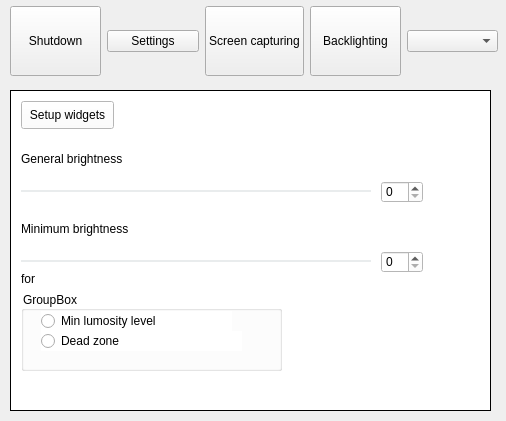
<?xml version="1.0" encoding="UTF-8"?>
<ui version="4.0">
 <class>SettingsWindowNew</class>
 <widget class="QMainWindow" name="SettingsWindowNew">
  <property name="geometry">
   <rect>
    <x>0</x>
    <y>0</y>
    <width>506</width>
    <height>421</height>
   </rect>
  </property>
  <property name="windowTitle">
   <string>MainWindow</string>
  </property>
  <property name="styleSheet">
   <string notr="true">QSlider::groove:horizontal {
	height:2px;
	background-color:gray
}

QSlider::handle:horizontal {
    height: 10px;
    background: #949494;
	width:8px;
    margin: -9px; 
}

QSlider::add-page {
    background: #e9eced;
}

QSlider::sub-page {
    background: #6baef7;
}</string>
  </property>
  <widget class="QWidget" name="centralwidget">
   <widget class="QWidget" name="horizontalLayoutWidget">
    <property name="geometry">
     <rect>
      <x>10</x>
      <y>0</y>
      <width>488</width>
      <height>82</height>
     </rect>
    </property>
    <layout class="QHBoxLayout" name="horizontalLayout">
     <item>
      <widget class="TogglableCustomButton" name="shutdownButton">
       <property name="sizePolicy">
        <sizepolicy hsizetype="Minimum" vsizetype="Maximum">
         <horstretch>0</horstretch>
         <verstretch>0</verstretch>
        </sizepolicy>
       </property>
       <property name="minimumSize">
        <size>
         <width>0</width>
         <height>70</height>
        </size>
       </property>
       <property name="text">
        <string>Shutdown</string>
       </property>
      </widget>
     </item>
     <item>
      <widget class="QPushButton" name="commonSettingsButton">
       <property name="text">
        <string>Settings</string>
       </property>
      </widget>
     </item>
     <item>
      <widget class="TogglableCustomButton" name="grabbing_settings_button">
       <property name="minimumSize">
        <size>
         <width>0</width>
         <height>70</height>
        </size>
       </property>
       <property name="text">
        <string>Screen capturing</string>
       </property>
      </widget>
     </item>
     <item>
      <widget class="TogglableCustomButton" name="backlightSettingsButton">
       <property name="minimumSize">
        <size>
         <width>0</width>
         <height>70</height>
        </size>
       </property>
       <property name="text">
        <string>Backlighting</string>
       </property>
      </widget>
     </item>
     <item>
      <widget class="QComboBox" name="profile_combobox"/>
     </item>
    </layout>
   </widget>
   <widget class="QStackedWidget" name="settingsWidget">
    <property name="geometry">
     <rect>
      <x>10</x>
      <y>90</y>
      <width>481</width>
      <height>321</height>
     </rect>
    </property>
    <property name="sizePolicy">
     <sizepolicy hsizetype="Preferred" vsizetype="Preferred">
      <horstretch>0</horstretch>
      <verstretch>0</verstretch>
     </sizepolicy>
    </property>
    <property name="styleSheet">
     <string notr="true">background-color:white;</string>
    </property>
    <property name="frameShape">
     <enum>QFrame::Box</enum>
    </property>
    <property name="lineWidth">
     <number>1</number>
    </property>
    <property name="currentIndex">
     <number>0</number>
    </property>
    <widget class="QWidget" name="common_settings">
     <widget class="QPushButton" name="pushButton_6">
      <property name="geometry">
       <rect>
        <x>10</x>
        <y>10</y>
        <width>93</width>
        <height>28</height>
       </rect>
      </property>
      <property name="text">
       <string>Setup widgets</string>
      </property>
     </widget>
     <widget class="QLabel" name="label">
      <property name="geometry">
       <rect>
        <x>10</x>
        <y>60</y>
        <width>121</width>
        <height>16</height>
       </rect>
      </property>
      <property name="text">
       <string>General brightness</string>
      </property>
     </widget>
     <widget class="QLabel" name="label_8">
      <property name="geometry">
       <rect>
        <x>10</x>
        <y>130</y>
        <width>121</width>
        <height>16</height>
       </rect>
      </property>
      <property name="text">
       <string>Minimum brightness</string>
      </property>
     </widget>
     <widget class="QSlider" name="general_brightness_slider">
      <property name="geometry">
       <rect>
        <x>10</x>
        <y>80</y>
        <width>350</width>
        <height>40</height>
       </rect>
      </property>
      <property name="orientation">
       <enum>Qt::Horizontal</enum>
      </property>
     </widget>
     <widget class="QSlider" name="minimum_brightness_slider">
      <property name="geometry">
       <rect>
        <x>10</x>
        <y>150</y>
        <width>350</width>
        <height>40</height>
       </rect>
      </property>
      <property name="orientation">
       <enum>Qt::Horizontal</enum>
      </property>
     </widget>
     <widget class="QSpinBox" name="general_brightness_spinbox">
      <property name="geometry">
       <rect>
        <x>370</x>
        <y>90</y>
        <width>42</width>
        <height>22</height>
       </rect>
      </property>
     </widget>
     <widget class="QSpinBox" name="minimum_brightness_spinbox">
      <property name="geometry">
       <rect>
        <x>370</x>
        <y>160</y>
        <width>42</width>
        <height>22</height>
       </rect>
      </property>
     </widget>
     <widget class="QLabel" name="label_9">
      <property name="geometry">
       <rect>
        <x>10</x>
        <y>180</y>
        <width>55</width>
        <height>16</height>
       </rect>
      </property>
      <property name="text">
       <string>for</string>
      </property>
     </widget>
     <widget class="QGroupBox" name="groupBox">
      <property name="geometry">
       <rect>
        <x>10</x>
        <y>200</y>
        <width>261</width>
        <height>80</height>
       </rect>
      </property>
      <property name="title">
       <string>GroupBox</string>
      </property>
      <widget class="QRadioButton" name="min_brightness_type_dead_zone">
       <property name="geometry">
        <rect>
         <x>20</x>
         <y>40</y>
         <width>201</width>
         <height>20</height>
        </rect>
       </property>
       <property name="text">
        <string>Dead zone</string>
       </property>
      </widget>
      <widget class="QRadioButton" name="min_brightness_type_lumosity">
       <property name="geometry">
        <rect>
         <x>20</x>
         <y>20</y>
         <width>191</width>
         <height>20</height>
        </rect>
       </property>
       <property name="text">
        <string>Min lumosity level</string>
       </property>
      </widget>
     </widget>
    </widget>
    <widget class="QWidget" name="screen_capturing_settings">
     <widget class="QLabel" name="label_2">
      <property name="geometry">
       <rect>
        <x>10</x>
        <y>10</y>
        <width>161</width>
        <height>21</height>
       </rect>
      </property>
      <property name="text">
       <string>Screen capturing frequency</string>
      </property>
     </widget>
     <widget class="QLabel" name="label_5">
      <property name="geometry">
       <rect>
        <x>10</x>
        <y>80</y>
        <width>161</width>
        <height>21</height>
       </rect>
      </property>
      <property name="text">
       <string>Gamma correction</string>
      </property>
     </widget>
     <widget class="QLabel" name="label_6">
      <property name="geometry">
       <rect>
        <x>10</x>
        <y>150</y>
        <width>161</width>
        <height>21</height>
       </rect>
      </property>
      <property name="text">
       <string>Smoothness</string>
      </property>
     </widget>
     <widget class="QLabel" name="label_7">
      <property name="geometry">
       <rect>
        <x>10</x>
        <y>210</y>
        <width>161</width>
        <height>21</height>
       </rect>
      </property>
      <property name="text">
       <string>Keep lights on after</string>
      </property>
     </widget>
     <widget class="QSlider" name="screen_capturing_frequency_slider">
      <property name="geometry">
       <rect>
        <x>10</x>
        <y>40</y>
        <width>201</width>
        <height>19</height>
       </rect>
      </property>
      <property name="maximum">
       <number>999</number>
      </property>
      <property name="singleStep">
       <number>10</number>
      </property>
      <property name="pageStep">
       <number>100</number>
      </property>
      <property name="value">
       <number>50</number>
      </property>
      <property name="orientation">
       <enum>Qt::Horizontal</enum>
      </property>
     </widget>
     <widget class="QSlider" name="gamma_correction_slider">
      <property name="geometry">
       <rect>
        <x>10</x>
        <y>120</y>
        <width>201</width>
        <height>19</height>
       </rect>
      </property>
      <property name="maximum">
       <number>200</number>
      </property>
      <property name="singleStep">
       <number>1</number>
      </property>
      <property name="pageStep">
       <number>20</number>
      </property>
      <property name="value">
       <number>20</number>
      </property>
      <property name="orientation">
       <enum>Qt::Horizontal</enum>
      </property>
      <property name="tickInterval">
       <number>100</number>
      </property>
     </widget>
     <widget class="QSlider" name="smoothness_slider">
      <property name="geometry">
       <rect>
        <x>10</x>
        <y>180</y>
        <width>201</width>
        <height>19</height>
       </rect>
      </property>
      <property name="orientation">
       <enum>Qt::Horizontal</enum>
      </property>
     </widget>
     <widget class="QSpinBox" name="screen_capturing_frequency_spinbox">
      <property name="geometry">
       <rect>
        <x>220</x>
        <y>40</y>
        <width>61</width>
        <height>22</height>
       </rect>
      </property>
      <property name="suffix">
       <string>ms</string>
      </property>
      <property name="minimum">
       <number>1</number>
      </property>
      <property name="maximum">
       <number>999</number>
      </property>
      <property name="singleStep">
       <number>1</number>
      </property>
      <property name="value">
       <number>50</number>
      </property>
     </widget>
     <widget class="QSpinBox" name="smoothness_spinbox">
      <property name="geometry">
       <rect>
        <x>220</x>
        <y>180</y>
        <width>42</width>
        <height>22</height>
       </rect>
      </property>
     </widget>
     <widget class="QCheckBox" name="keep_lights_on_after_lock_checkbox">
      <property name="geometry">
       <rect>
        <x>10</x>
        <y>240</y>
        <width>111</width>
        <height>20</height>
       </rect>
      </property>
      <property name="text">
       <string>Lock computer</string>
      </property>
     </widget>
     <widget class="QCheckBox" name="keep_lights_on_after_exit_checkbox">
      <property name="geometry">
       <rect>
        <x>10</x>
        <y>270</y>
        <width>111</width>
        <height>20</height>
       </rect>
      </property>
      <property name="text">
       <string>Exit Prismatik</string>
      </property>
     </widget>
     <widget class="QDoubleSpinBox" name="gamma_correction_spinbox">
      <property name="geometry">
       <rect>
        <x>220</x>
        <y>120</y>
        <width>62</width>
        <height>22</height>
       </rect>
      </property>
      <property name="maximum">
       <double>10.000000000000000</double>
      </property>
      <property name="singleStep">
       <double>0.050000000000000</double>
      </property>
      <property name="value">
       <double>1.000000000000000</double>
      </property>
     </widget>
    </widget>
    <widget class="QWidget" name="backLight_settings">
     <widget class="QLabel" name="label_4">
      <property name="geometry">
       <rect>
        <x>30</x>
        <y>120</y>
        <width>111</width>
        <height>16</height>
       </rect>
      </property>
      <property name="text">
       <string>Animation Speed</string>
      </property>
     </widget>
     <widget class="QCheckBox" name="animate_check_box">
      <property name="geometry">
       <rect>
        <x>30</x>
        <y>90</y>
        <width>81</width>
        <height>20</height>
       </rect>
      </property>
      <property name="sizePolicy">
       <sizepolicy hsizetype="Preferred" vsizetype="Preferred">
        <horstretch>0</horstretch>
        <verstretch>0</verstretch>
       </sizepolicy>
      </property>
      <property name="text">
       <string>Animate</string>
      </property>
     </widget>
     <widget class="QSlider" name="animation_speed_slider">
      <property name="geometry">
       <rect>
        <x>30</x>
        <y>150</y>
        <width>350</width>
        <height>40</height>
       </rect>
      </property>
      <property name="autoFillBackground">
       <bool>false</bool>
      </property>
      <property name="styleSheet">
       <string notr="true">QSlider::groove:horizontal {
	height:2px;
	background-color:gray
}

QSlider::handle:horizontal {
    height: 10px;
    background: #949494;
	width:8px;
    margin: -9px; 
}

QSlider::add-page {
    background: #e9eced;
}

QSlider::sub-page {
    background: #6baef7;
}</string>
      </property>
      <property name="value">
       <number>50</number>
      </property>
      <property name="orientation">
       <enum>Qt::Horizontal</enum>
      </property>
      <property name="invertedAppearance">
       <bool>false</bool>
      </property>
      <property name="invertedControls">
       <bool>true</bool>
      </property>
     </widget>
     <widget class="AnimateColorLabel" name="animate_color_1">
      <property name="geometry">
       <rect>
        <x>20</x>
        <y>20</y>
        <width>60</width>
        <height>60</height>
       </rect>
      </property>
      <property name="palette">
       <palette>
        <active>
         <colorrole role="WindowText">
          <brush brushstyle="SolidPattern">
           <color alpha="255">
            <red>122</red>
            <green>122</green>
            <blue>122</blue>
           </color>
          </brush>
         </colorrole>
         <colorrole role="Button">
          <brush brushstyle="SolidPattern">
           <color alpha="255">
            <red>255</red>
            <green>255</green>
            <blue>255</blue>
           </color>
          </brush>
         </colorrole>
         <colorrole role="Base">
          <brush brushstyle="SolidPattern">
           <color alpha="255">
            <red>255</red>
            <green>255</green>
            <blue>255</blue>
           </color>
          </brush>
         </colorrole>
         <colorrole role="Window">
          <brush brushstyle="SolidPattern">
           <color alpha="255">
            <red>255</red>
            <green>255</green>
            <blue>255</blue>
           </color>
          </brush>
         </colorrole>
        </active>
        <inactive>
         <colorrole role="WindowText">
          <brush brushstyle="SolidPattern">
           <color alpha="255">
            <red>122</red>
            <green>122</green>
            <blue>122</blue>
           </color>
          </brush>
         </colorrole>
         <colorrole role="Button">
          <brush brushstyle="SolidPattern">
           <color alpha="255">
            <red>255</red>
            <green>255</green>
            <blue>255</blue>
           </color>
          </brush>
         </colorrole>
         <colorrole role="Base">
          <brush brushstyle="SolidPattern">
           <color alpha="255">
            <red>255</red>
            <green>255</green>
            <blue>255</blue>
           </color>
          </brush>
         </colorrole>
         <colorrole role="Window">
          <brush brushstyle="SolidPattern">
           <color alpha="255">
            <red>255</red>
            <green>255</green>
            <blue>255</blue>
           </color>
          </brush>
         </colorrole>
        </inactive>
        <disabled>
         <colorrole role="WindowText">
          <brush brushstyle="SolidPattern">
           <color alpha="255">
            <red>120</red>
            <green>120</green>
            <blue>120</blue>
           </color>
          </brush>
         </colorrole>
         <colorrole role="Button">
          <brush brushstyle="SolidPattern">
           <color alpha="255">
            <red>255</red>
            <green>255</green>
            <blue>255</blue>
           </color>
          </brush>
         </colorrole>
         <colorrole role="Base">
          <brush brushstyle="SolidPattern">
           <color alpha="255">
            <red>255</red>
            <green>255</green>
            <blue>255</blue>
           </color>
          </brush>
         </colorrole>
         <colorrole role="Window">
          <brush brushstyle="SolidPattern">
           <color alpha="255">
            <red>255</red>
            <green>255</green>
            <blue>255</blue>
           </color>
          </brush>
         </colorrole>
        </disabled>
       </palette>
      </property>
      <property name="font">
       <font>
        <pointsize>14</pointsize>
       </font>
      </property>
      <property name="mouseTracking">
       <bool>true</bool>
      </property>
      <property name="frameShape">
       <enum>QFrame::Box</enum>
      </property>
      <property name="text">
       <string notr="true">+</string>
      </property>
      <property name="alignment">
       <set>Qt::AlignCenter</set>
      </property>
     </widget>
     <widget class="AnimateColorLabel" name="animate_color_2">
      <property name="geometry">
       <rect>
        <x>100</x>
        <y>20</y>
        <width>60</width>
        <height>60</height>
       </rect>
      </property>
      <property name="palette">
       <palette>
        <active>
         <colorrole role="WindowText">
          <brush brushstyle="SolidPattern">
           <color alpha="255">
            <red>122</red>
            <green>122</green>
            <blue>122</blue>
           </color>
          </brush>
         </colorrole>
         <colorrole role="Button">
          <brush brushstyle="SolidPattern">
           <color alpha="255">
            <red>255</red>
            <green>255</green>
            <blue>255</blue>
           </color>
          </brush>
         </colorrole>
         <colorrole role="Base">
          <brush brushstyle="SolidPattern">
           <color alpha="255">
            <red>255</red>
            <green>255</green>
            <blue>255</blue>
           </color>
          </brush>
         </colorrole>
         <colorrole role="Window">
          <brush brushstyle="SolidPattern">
           <color alpha="255">
            <red>255</red>
            <green>255</green>
            <blue>255</blue>
           </color>
          </brush>
         </colorrole>
        </active>
        <inactive>
         <colorrole role="WindowText">
          <brush brushstyle="SolidPattern">
           <color alpha="255">
            <red>122</red>
            <green>122</green>
            <blue>122</blue>
           </color>
          </brush>
         </colorrole>
         <colorrole role="Button">
          <brush brushstyle="SolidPattern">
           <color alpha="255">
            <red>255</red>
            <green>255</green>
            <blue>255</blue>
           </color>
          </brush>
         </colorrole>
         <colorrole role="Base">
          <brush brushstyle="SolidPattern">
           <color alpha="255">
            <red>255</red>
            <green>255</green>
            <blue>255</blue>
           </color>
          </brush>
         </colorrole>
         <colorrole role="Window">
          <brush brushstyle="SolidPattern">
           <color alpha="255">
            <red>255</red>
            <green>255</green>
            <blue>255</blue>
           </color>
          </brush>
         </colorrole>
        </inactive>
        <disabled>
         <colorrole role="WindowText">
          <brush brushstyle="SolidPattern">
           <color alpha="255">
            <red>120</red>
            <green>120</green>
            <blue>120</blue>
           </color>
          </brush>
         </colorrole>
         <colorrole role="Button">
          <brush brushstyle="SolidPattern">
           <color alpha="255">
            <red>255</red>
            <green>255</green>
            <blue>255</blue>
           </color>
          </brush>
         </colorrole>
         <colorrole role="Base">
          <brush brushstyle="SolidPattern">
           <color alpha="255">
            <red>255</red>
            <green>255</green>
            <blue>255</blue>
           </color>
          </brush>
         </colorrole>
         <colorrole role="Window">
          <brush brushstyle="SolidPattern">
           <color alpha="255">
            <red>255</red>
            <green>255</green>
            <blue>255</blue>
           </color>
          </brush>
         </colorrole>
        </disabled>
       </palette>
      </property>
      <property name="font">
       <font>
        <pointsize>14</pointsize>
       </font>
      </property>
      <property name="mouseTracking">
       <bool>true</bool>
      </property>
      <property name="frameShape">
       <enum>QFrame::Box</enum>
      </property>
      <property name="text">
       <string notr="true">+</string>
      </property>
      <property name="alignment">
       <set>Qt::AlignCenter</set>
      </property>
     </widget>
     <widget class="AnimateColorLabel" name="animate_color_3">
      <property name="geometry">
       <rect>
        <x>180</x>
        <y>20</y>
        <width>60</width>
        <height>60</height>
       </rect>
      </property>
      <property name="palette">
       <palette>
        <active>
         <colorrole role="WindowText">
          <brush brushstyle="SolidPattern">
           <color alpha="255">
            <red>122</red>
            <green>122</green>
            <blue>122</blue>
           </color>
          </brush>
         </colorrole>
         <colorrole role="Button">
          <brush brushstyle="SolidPattern">
           <color alpha="255">
            <red>255</red>
            <green>255</green>
            <blue>255</blue>
           </color>
          </brush>
         </colorrole>
         <colorrole role="Base">
          <brush brushstyle="SolidPattern">
           <color alpha="255">
            <red>255</red>
            <green>255</green>
            <blue>255</blue>
           </color>
          </brush>
         </colorrole>
         <colorrole role="Window">
          <brush brushstyle="SolidPattern">
           <color alpha="255">
            <red>255</red>
            <green>255</green>
            <blue>255</blue>
           </color>
          </brush>
         </colorrole>
        </active>
        <inactive>
         <colorrole role="WindowText">
          <brush brushstyle="SolidPattern">
           <color alpha="255">
            <red>122</red>
            <green>122</green>
            <blue>122</blue>
           </color>
          </brush>
         </colorrole>
         <colorrole role="Button">
          <brush brushstyle="SolidPattern">
           <color alpha="255">
            <red>255</red>
            <green>255</green>
            <blue>255</blue>
           </color>
          </brush>
         </colorrole>
         <colorrole role="Base">
          <brush brushstyle="SolidPattern">
           <color alpha="255">
            <red>255</red>
            <green>255</green>
            <blue>255</blue>
           </color>
          </brush>
         </colorrole>
         <colorrole role="Window">
          <brush brushstyle="SolidPattern">
           <color alpha="255">
            <red>255</red>
            <green>255</green>
            <blue>255</blue>
           </color>
          </brush>
         </colorrole>
        </inactive>
        <disabled>
         <colorrole role="WindowText">
          <brush brushstyle="SolidPattern">
           <color alpha="255">
            <red>120</red>
            <green>120</green>
            <blue>120</blue>
           </color>
          </brush>
         </colorrole>
         <colorrole role="Button">
          <brush brushstyle="SolidPattern">
           <color alpha="255">
            <red>255</red>
            <green>255</green>
            <blue>255</blue>
           </color>
          </brush>
         </colorrole>
         <colorrole role="Base">
          <brush brushstyle="SolidPattern">
           <color alpha="255">
            <red>255</red>
            <green>255</green>
            <blue>255</blue>
           </color>
          </brush>
         </colorrole>
         <colorrole role="Window">
          <brush brushstyle="SolidPattern">
           <color alpha="255">
            <red>255</red>
            <green>255</green>
            <blue>255</blue>
           </color>
          </brush>
         </colorrole>
        </disabled>
       </palette>
      </property>
      <property name="font">
       <font>
        <pointsize>14</pointsize>
       </font>
      </property>
      <property name="mouseTracking">
       <bool>true</bool>
      </property>
      <property name="frameShape">
       <enum>QFrame::Box</enum>
      </property>
      <property name="text">
       <string notr="true">+</string>
      </property>
      <property name="alignment">
       <set>Qt::AlignCenter</set>
      </property>
     </widget>
     <widget class="AnimateColorLabel" name="animate_color_4">
      <property name="geometry">
       <rect>
        <x>260</x>
        <y>20</y>
        <width>60</width>
        <height>60</height>
       </rect>
      </property>
      <property name="palette">
       <palette>
        <active>
         <colorrole role="WindowText">
          <brush brushstyle="SolidPattern">
           <color alpha="255">
            <red>122</red>
            <green>122</green>
            <blue>122</blue>
           </color>
          </brush>
         </colorrole>
         <colorrole role="Button">
          <brush brushstyle="SolidPattern">
           <color alpha="255">
            <red>255</red>
            <green>255</green>
            <blue>255</blue>
           </color>
          </brush>
         </colorrole>
         <colorrole role="Base">
          <brush brushstyle="SolidPattern">
           <color alpha="255">
            <red>255</red>
            <green>255</green>
            <blue>255</blue>
           </color>
          </brush>
         </colorrole>
         <colorrole role="Window">
          <brush brushstyle="SolidPattern">
           <color alpha="255">
            <red>255</red>
            <green>255</green>
            <blue>255</blue>
           </color>
          </brush>
         </colorrole>
        </active>
        <inactive>
         <colorrole role="WindowText">
          <brush brushstyle="SolidPattern">
           <color alpha="255">
            <red>122</red>
            <green>122</green>
            <blue>122</blue>
           </color>
          </brush>
         </colorrole>
         <colorrole role="Button">
          <brush brushstyle="SolidPattern">
           <color alpha="255">
            <red>255</red>
            <green>255</green>
            <blue>255</blue>
           </color>
          </brush>
         </colorrole>
         <colorrole role="Base">
          <brush brushstyle="SolidPattern">
           <color alpha="255">
            <red>255</red>
            <green>255</green>
            <blue>255</blue>
           </color>
          </brush>
         </colorrole>
         <colorrole role="Window">
          <brush brushstyle="SolidPattern">
           <color alpha="255">
            <red>255</red>
            <green>255</green>
            <blue>255</blue>
           </color>
          </brush>
         </colorrole>
        </inactive>
        <disabled>
         <colorrole role="WindowText">
          <brush brushstyle="SolidPattern">
           <color alpha="255">
            <red>120</red>
            <green>120</green>
            <blue>120</blue>
           </color>
          </brush>
         </colorrole>
         <colorrole role="Button">
          <brush brushstyle="SolidPattern">
           <color alpha="255">
            <red>255</red>
            <green>255</green>
            <blue>255</blue>
           </color>
          </brush>
         </colorrole>
         <colorrole role="Base">
          <brush brushstyle="SolidPattern">
           <color alpha="255">
            <red>255</red>
            <green>255</green>
            <blue>255</blue>
           </color>
          </brush>
         </colorrole>
         <colorrole role="Window">
          <brush brushstyle="SolidPattern">
           <color alpha="255">
            <red>255</red>
            <green>255</green>
            <blue>255</blue>
           </color>
          </brush>
         </colorrole>
        </disabled>
       </palette>
      </property>
      <property name="font">
       <font>
        <pointsize>14</pointsize>
       </font>
      </property>
      <property name="mouseTracking">
       <bool>true</bool>
      </property>
      <property name="frameShape">
       <enum>QFrame::Box</enum>
      </property>
      <property name="text">
       <string notr="true">+</string>
      </property>
      <property name="alignment">
       <set>Qt::AlignCenter</set>
      </property>
     </widget>
     <widget class="AnimateColorLabel" name="animate_color_5">
      <property name="geometry">
       <rect>
        <x>340</x>
        <y>20</y>
        <width>60</width>
        <height>60</height>
       </rect>
      </property>
      <property name="palette">
       <palette>
        <active>
         <colorrole role="WindowText">
          <brush brushstyle="SolidPattern">
           <color alpha="255">
            <red>122</red>
            <green>122</green>
            <blue>122</blue>
           </color>
          </brush>
         </colorrole>
         <colorrole role="Button">
          <brush brushstyle="SolidPattern">
           <color alpha="255">
            <red>255</red>
            <green>255</green>
            <blue>255</blue>
           </color>
          </brush>
         </colorrole>
         <colorrole role="Base">
          <brush brushstyle="SolidPattern">
           <color alpha="255">
            <red>255</red>
            <green>255</green>
            <blue>255</blue>
           </color>
          </brush>
         </colorrole>
         <colorrole role="Window">
          <brush brushstyle="SolidPattern">
           <color alpha="255">
            <red>255</red>
            <green>255</green>
            <blue>255</blue>
           </color>
          </brush>
         </colorrole>
        </active>
        <inactive>
         <colorrole role="WindowText">
          <brush brushstyle="SolidPattern">
           <color alpha="255">
            <red>122</red>
            <green>122</green>
            <blue>122</blue>
           </color>
          </brush>
         </colorrole>
         <colorrole role="Button">
          <brush brushstyle="SolidPattern">
           <color alpha="255">
            <red>255</red>
            <green>255</green>
            <blue>255</blue>
           </color>
          </brush>
         </colorrole>
         <colorrole role="Base">
          <brush brushstyle="SolidPattern">
           <color alpha="255">
            <red>255</red>
            <green>255</green>
            <blue>255</blue>
           </color>
          </brush>
         </colorrole>
         <colorrole role="Window">
          <brush brushstyle="SolidPattern">
           <color alpha="255">
            <red>255</red>
            <green>255</green>
            <blue>255</blue>
           </color>
          </brush>
         </colorrole>
        </inactive>
        <disabled>
         <colorrole role="WindowText">
          <brush brushstyle="SolidPattern">
           <color alpha="255">
            <red>120</red>
            <green>120</green>
            <blue>120</blue>
           </color>
          </brush>
         </colorrole>
         <colorrole role="Button">
          <brush brushstyle="SolidPattern">
           <color alpha="255">
            <red>255</red>
            <green>255</green>
            <blue>255</blue>
           </color>
          </brush>
         </colorrole>
         <colorrole role="Base">
          <brush brushstyle="SolidPattern">
           <color alpha="255">
            <red>255</red>
            <green>255</green>
            <blue>255</blue>
           </color>
          </brush>
         </colorrole>
         <colorrole role="Window">
          <brush brushstyle="SolidPattern">
           <color alpha="255">
            <red>255</red>
            <green>255</green>
            <blue>255</blue>
           </color>
          </brush>
         </colorrole>
        </disabled>
       </palette>
      </property>
      <property name="font">
       <font>
        <pointsize>14</pointsize>
       </font>
      </property>
      <property name="mouseTracking">
       <bool>true</bool>
      </property>
      <property name="frameShape">
       <enum>QFrame::Box</enum>
      </property>
      <property name="text">
       <string notr="true">+</string>
      </property>
      <property name="alignment">
       <set>Qt::AlignCenter</set>
      </property>
     </widget>
    </widget>
   </widget>
  </widget>
 </widget>
 <customwidgets>
  <customwidget>
   <class>AnimateColorLabel</class>
   <extends>QLabel</extends>
   <header>animatecolorlabel.h</header>
  </customwidget>
  <customwidget>
   <class>TogglableCustomButton</class>
   <extends>QPushButton</extends>
   <header>togglablecustombutton.h</header>
  </customwidget>
 </customwidgets>
 <resources/>
 <connections/>
</ui>
